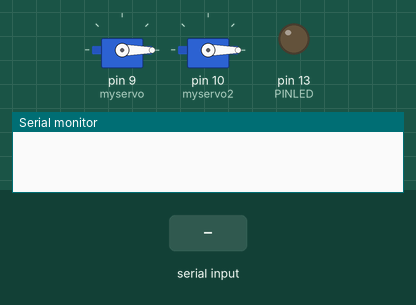
Recording of a sketch running on a simulated Arduino Uno, built with avr-gcc and run on an emulated ATmega328P. On the bench: 2 × servo, output pins drawn as LEDs (lit = HIGH), the last lines printed to the serial monitor. The test bench sets the inputs (shaded band).

Above: at 1.2 s.
1.3 s: "1" received over the second serial link
At 2.3 s:
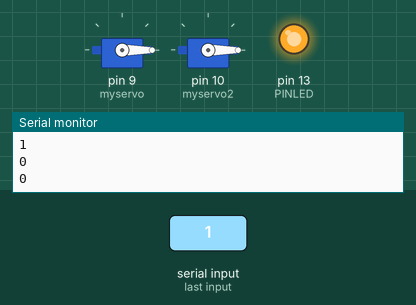
2.8 s: "a" received over the second serial link
At 3.8 s:
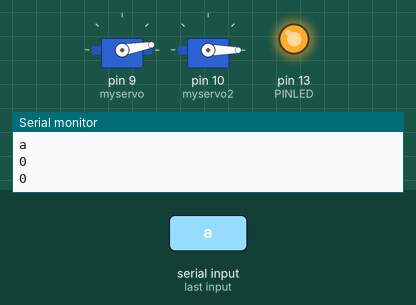
4.3 s: "a" received over the second serial link
At 5.3 s:
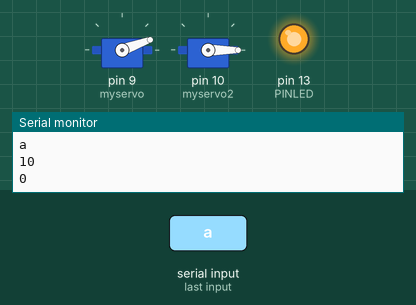
5.8 s: "0" received over the second serial link
At 6.8 s:
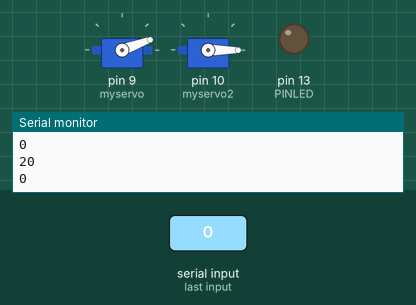
Timing chart, 0 to 8.3 s (numbered marks = the images above; inputs shaded):
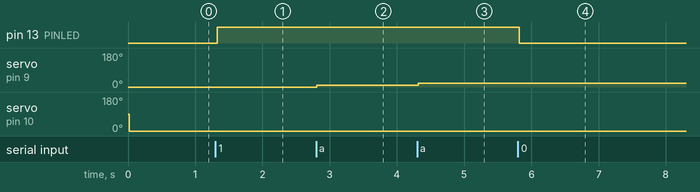

Measured:
- after the input at 1.3 s, pin 13 (PINLED): LOW → HIGH at once
- after the input at 2.8 s, servo on pin 9 (myservo): 0° → 10° at once
- after the input at 4.3 s, servo on pin 9 (myservo): 10° → 20° at once
- after the input at 5.8 s, pin 13 (PINLED): HIGH → LOW at once

The sketch:

servo_arduino_android_bluetooth.ino
```cpp
/*
  Code by Edney Rossi and OpenSource Comunit
  ------------------------------------------
  Led On/Off Bluetooth android control
  module HC06
  ------------------------------------------
  Schematic:
  Arduino Uno <----> Bluetooth HC-06
  ...pin 3 Rx <----> Tx
  ...pin 2 Tx <----> Rx

  .....pin 13 <----> LED
  ------------------------------------------
*/


#include <SoftwareSerial.h>   //Software Serial Port

#define RxD         3
#define TxD         2
#define PINLED      13

#include <Servo.h>
Servo myservo;  // create servo object to control a servo
// twelve servo objects can be created on most boards
int pos = 0;   // variable to store the servo position
Servo myservo2;
int pos2 = 0;


SoftwareSerial blueToothSerial(RxD, TxD);

void setup()
{
  Serial.begin(9600);
  pinMode(RxD, INPUT);
  pinMode(TxD, OUTPUT);
  pinMode(PINLED, OUTPUT);

  blueToothSerial.begin(9600);

  myservo.attach(9);  // attaches the servo on pin 9 to the servo object
  myservo2.attach(10);  // attaches the servo on pin 10 to the servo object
}

void loop()
{
  char recvChar;
  if (blueToothSerial.available())
  { //check if there's any data sent from the remote bluetooth shield
    recvChar = blueToothSerial.read();
    Serial.println(recvChar);
    Serial.println(pos);
    Serial.println(pos2);

    if (recvChar == '1')
    {
      digitalWrite(PINLED, HIGH);
    }
    else if (recvChar == '0')
    {
      digitalWrite(PINLED, LOW);
    }
    else if (recvChar == 'a'& pos<180)
    {

      pos = pos + 10;
    }
    else if (recvChar == 'b' & pos >0)
    {
      pos = pos - 10;
    }
    else if (recvChar == 'A' & pos2 <180)
    {
      pos2 = pos2 + 10;
    }
    else if (recvChar == 'B' & pos2 >0)
    {
      pos2 = pos2 - 10;
    }
  }//end if

  myservo.write(pos);              // tell servo to go to position in variable 'pos'
  delay(15);                       // waits 15ms for the servo to reach the position
  myservo2.write(pos2);              // tell servo to go to position in variable 'pos'
  delay(15);                       // waits 15ms for the servo to reach the position

}//end void loop
```
